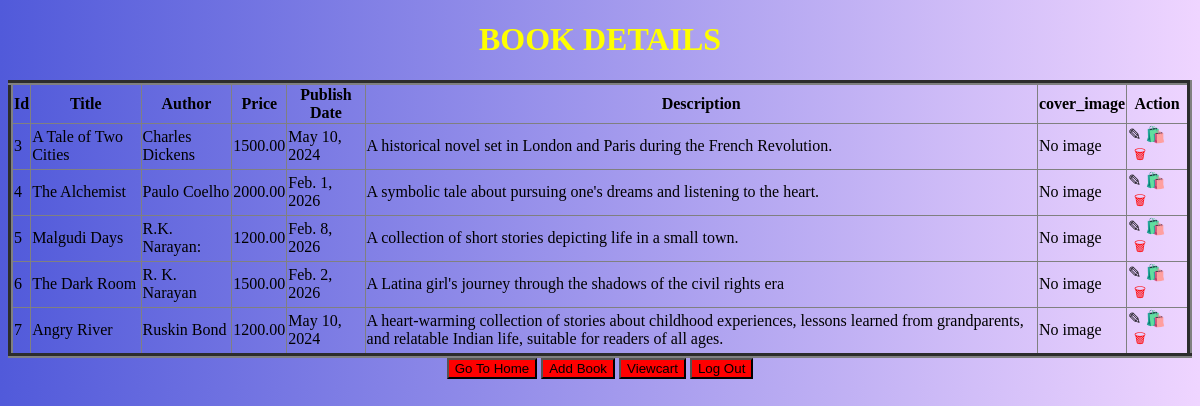
Page /viewbook/ (signed in) on the earlier database version.
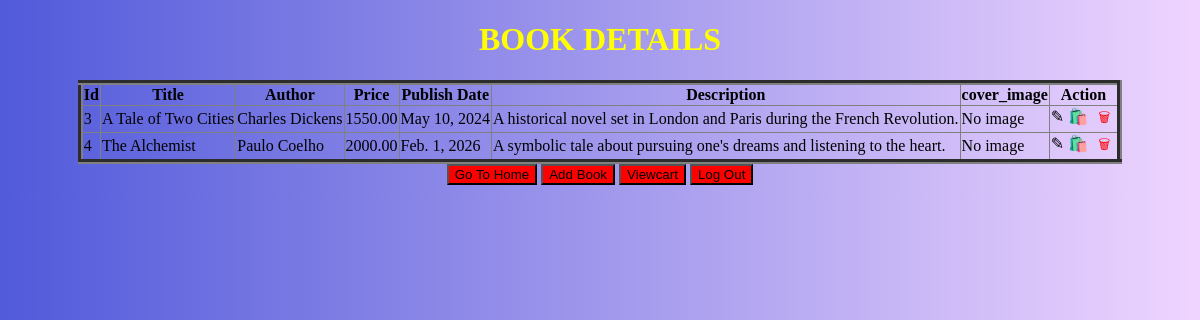
Same page on the later database version.
### myapp/models.py (models this page shows, shortened)
class Book(models.Model):
    title=models.CharField(max_length=100)
    author=models.CharField(max_length=100)
    price=models.DecimalField(max_digits=6 ,decimal_places=2)
    pub_date=models.DateField()
    description=models.TextField()
    cover_image=models.ImageField(upload_to='book-covers/', null=True,blank=True)

### myapp/views.py (the view)
# urls.py: path("viewbook/",views.view_book, name="viewbook"),
@login_required
def view_book(request):
    data=Book.objects.all()
    return render(request,"viewbook.html",{'a':data})

### myapp/templates/viewbook.html (shortened to what this page needs)
<!DOCTYPE html>
<html lang="en">
<head>
</head>
<body>
    <center>
        <h1 style="color: yellow;">BOOK DETAILS</h1>
        <table border="5">
            <tr>
                <th>Id</th>
                <th>Title</th>
                <th>Author</th>
                <th>Price</th>
                <th>Publish Date</th>
                <th>Description</th>
                <th>cover_image</th>
                <th>Action</th>
            </tr>
            {% for i in a %}
            <tr>
                <td>{{i.id}}</td>
                <td>{{i.title}}</td>
                <td>{{i.author}}</td>
                <td>{{i.price}}</td>
                <td>{{i.pub_date}}</td>
                <td>{{i.description}}</td>
                <td>
                    {% if i.cover_image %}
                    <img src="{{i.cover_image.url}}" width="80px" height="100px">
                    {% else %}
                    No image
                    {% endif %}
                </td>
                <td><a href="{% url 'updatebook' i.id %}">✎</a>
                <a href="{% url 'addcart' i.id %}">🛍️</a>
                <form action="{% url 'deletebook' i.id %}" method="POST" style="display: inline;"
                onsubmit="return confirm('Are you sure you want to delete this book?');">
                <button type="submit" style="background:none; border:none; color:red;">
                🗑 </button>
                </form>
            </td>
            </tr>
            {% endfor %}
        </table>
        <button><a href="{% url 'home' %}">Go To Home</a></button>
        <button><a href="{% url 'addbook' %}">Add Book</a></button>
        <button><a href="{% url 'viewcart' %}">Viewcart</a></button>
        <button><a href="{% url 'logout' %}">Log Out</a></button>
    </center>
</body>
</html>

### myapp/templates/viewbook.html (style rules this page uses)
body { background: linear-gradient(90deg, #515ada 0%,#efd5ff 100%); }
table { border-collapse: collapse; }
button { background-color: red; }
button a { text-decoration: none; color: black; }
a { text-decoration: none; color: black; }

Differences in the rows shown:
removed Book: id "5", title "Malgudi Days", author "R.K. Narayan:", price "1200.00", pub_date "Feb. 8, 2026", description "A collection of short stories depicting life in a small town.", shows "No image"
removed Book: id "6", title "The Dark Room", author "R. K. Narayan", price "1500.00", pub_date "Feb. 2, 2026", description "A Latina girl's journey through the shadows of the civil rights era", shows "No image"
removed Book: id "7", title "Angry River", author "Ruskin Bond", price "1200.00", pub_date "May 10, 2024", description "A heart-warming collection of stories about childhood experiences, lessons learned from grandparents, and relatable Indian life, suitable for readers of all ages.", shows "No image"
changed Book "A Tale of Two Cities": price "1500.00" → "1550.00"
